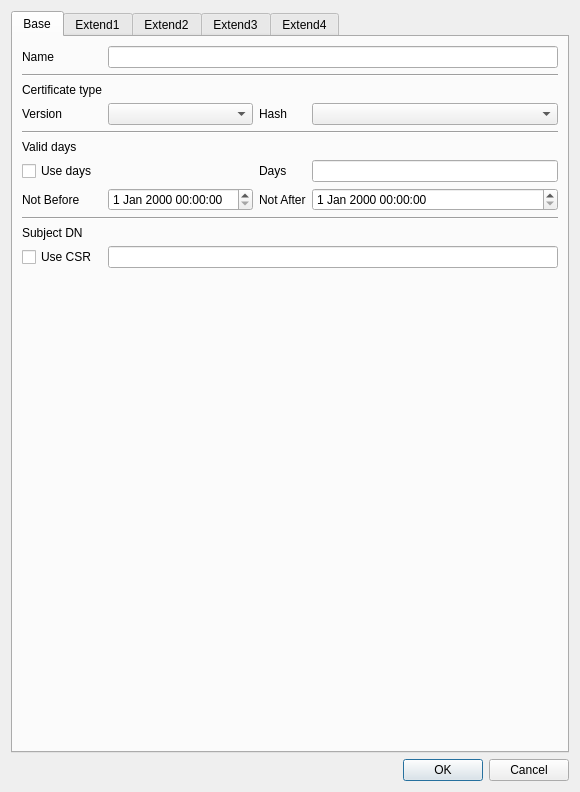
<?xml version="1.0" encoding="UTF-8"?>
<ui version="4.0">
 <class>MakeCertPolicyDlg</class>
 <widget class="QDialog" name="MakeCertPolicyDlg">
  <property name="geometry">
   <rect>
    <x>0</x>
    <y>0</y>
    <width>580</width>
    <height>792</height>
   </rect>
  </property>
  <property name="windowTitle">
   <string>Make certificate policy</string>
  </property>
  <layout class="QVBoxLayout" name="verticalLayout">
   <item>
    <spacer name="verticalSpacer_4">
     <property name="orientation">
      <enum>Qt::Vertical</enum>
     </property>
     <property name="sizeHint" stdset="0">
      <size>
       <width>20</width>
       <height>40</height>
      </size>
     </property>
    </spacer>
   </item>
   <item>
    <spacer name="verticalSpacer_5">
     <property name="orientation">
      <enum>Qt::Vertical</enum>
     </property>
     <property name="sizeHint" stdset="0">
      <size>
       <width>20</width>
       <height>40</height>
      </size>
     </property>
    </spacer>
   </item>
   <item>
    <widget class="QTabWidget" name="mCertTab">
     <property name="currentIndex">
      <number>0</number>
     </property>
     <widget class="QWidget" name="tab">
      <attribute name="title">
       <string>Base</string>
      </attribute>
      <layout class="QGridLayout" name="gridLayout">
       <item row="10" column="1" colspan="3">
        <widget class="QLineEdit" name="mSubjectDNText"/>
       </item>
       <item row="7" column="3">
        <widget class="QDateTimeEdit" name="mNotAfterDateTime"/>
       </item>
       <item row="3" column="1">
        <widget class="QComboBox" name="mVersionCombo"/>
       </item>
       <item row="2" column="0">
        <widget class="QLabel" name="label_2">
         <property name="text">
          <string>Certificate type</string>
         </property>
        </widget>
       </item>
       <item row="3" column="2">
        <widget class="QLabel" name="label_7">
         <property name="text">
          <string>Hash</string>
         </property>
        </widget>
       </item>
       <item row="9" column="0">
        <widget class="QLabel" name="label_6">
         <property name="text">
          <string>Subject DN</string>
         </property>
        </widget>
       </item>
       <item row="10" column="0">
        <widget class="QCheckBox" name="mUseCSRCheck">
         <property name="text">
          <string>Use CSR</string>
         </property>
        </widget>
       </item>
       <item row="1" column="0" colspan="4">
        <widget class="Line" name="line_3">
         <property name="orientation">
          <enum>Qt::Horizontal</enum>
         </property>
        </widget>
       </item>
       <item row="6" column="3">
        <widget class="QLineEdit" name="mDaysText"/>
       </item>
       <item row="3" column="0">
        <widget class="QLabel" name="label_3">
         <property name="text">
          <string>Version</string>
         </property>
        </widget>
       </item>
       <item row="7" column="2">
        <widget class="QLabel" name="label_9">
         <property name="text">
          <string>Not After</string>
         </property>
        </widget>
       </item>
       <item row="0" column="0">
        <widget class="QLabel" name="label">
         <property name="text">
          <string>Name</string>
         </property>
        </widget>
       </item>
       <item row="8" column="0" colspan="4">
        <widget class="Line" name="line_2">
         <property name="orientation">
          <enum>Qt::Horizontal</enum>
         </property>
        </widget>
       </item>
       <item row="7" column="1">
        <widget class="QDateTimeEdit" name="mNotBeforeDateTime"/>
       </item>
       <item row="6" column="0">
        <widget class="QCheckBox" name="mUseDaysCheck">
         <property name="text">
          <string>Use days</string>
         </property>
        </widget>
       </item>
       <item row="0" column="1" colspan="3">
        <widget class="QLineEdit" name="mNameText"/>
       </item>
       <item row="11" column="1">
        <spacer name="verticalSpacer">
         <property name="orientation">
          <enum>Qt::Vertical</enum>
         </property>
         <property name="sizeHint" stdset="0">
          <size>
           <width>20</width>
           <height>40</height>
          </size>
         </property>
        </spacer>
       </item>
       <item row="6" column="2">
        <widget class="QLabel" name="label_8">
         <property name="text">
          <string>Days</string>
         </property>
        </widget>
       </item>
       <item row="4" column="0" colspan="4">
        <widget class="Line" name="line">
         <property name="orientation">
          <enum>Qt::Horizontal</enum>
         </property>
        </widget>
       </item>
       <item row="5" column="0">
        <widget class="QLabel" name="label_4">
         <property name="text">
          <string>Valid days</string>
         </property>
        </widget>
       </item>
       <item row="3" column="3">
        <widget class="QComboBox" name="mHashCombo"/>
       </item>
       <item row="7" column="0">
        <widget class="QLabel" name="label_5">
         <property name="text">
          <string>Not Before</string>
         </property>
        </widget>
       </item>
      </layout>
     </widget>
     <widget class="QWidget" name="tab_2">
      <attribute name="title">
       <string>Extend1</string>
      </attribute>
      <layout class="QGridLayout" name="gridLayout_2">
       <item row="12" column="0" colspan="5">
        <widget class="Line" name="line_5">
         <property name="orientation">
          <enum>Qt::Horizontal</enum>
         </property>
        </widget>
       </item>
       <item row="16" column="0" colspan="2">
        <widget class="QLabel" name="label_16">
         <property name="text">
          <string>Authority Key Identifier</string>
         </property>
        </widget>
       </item>
       <item row="6" column="0">
        <widget class="QCheckBox" name="mPolicyUseCheck">
         <property name="text">
          <string>Use</string>
         </property>
        </widget>
       </item>
       <item row="17" column="2">
        <widget class="QCheckBox" name="mAKICertIssuerCheck">
         <property name="text">
          <string>Certificate Issuer</string>
         </property>
        </widget>
       </item>
       <item row="4" column="0" colspan="5">
        <widget class="Line" name="line_4">
         <property name="orientation">
          <enum>Qt::Horizontal</enum>
         </property>
        </widget>
       </item>
       <item row="8" column="1" colspan="4">
        <widget class="QLineEdit" name="mPolicyCPSText"/>
       </item>
       <item row="14" column="1">
        <widget class="QCheckBox" name="mSKICriticalCheck">
         <property name="text">
          <string>Critical</string>
         </property>
        </widget>
       </item>
       <item row="6" column="1">
        <widget class="QCheckBox" name="mPolicyCriticalCheck">
         <property name="text">
          <string>Critical</string>
         </property>
        </widget>
       </item>
       <item row="2" column="0" colspan="2">
        <widget class="QComboBox" name="mKeyUsageCombo"/>
       </item>
       <item row="3" column="4">
        <widget class="QPushButton" name="mKeyUsageClearBtn">
         <property name="text">
          <string>Clear</string>
         </property>
        </widget>
       </item>
       <item row="9" column="1" colspan="4">
        <widget class="QLineEdit" name="mPolicyUserNoticeText"/>
       </item>
       <item row="9" column="0">
        <widget class="QLabel" name="label_14">
         <property name="text">
          <string>User Notice</string>
         </property>
        </widget>
       </item>
       <item row="0" column="0" colspan="2">
        <widget class="QLabel" name="label_10">
         <property name="text">
          <string>Key usage</string>
         </property>
        </widget>
       </item>
       <item row="14" column="0">
        <widget class="QCheckBox" name="mSKIUseCheck">
         <property name="text">
          <string>Use</string>
         </property>
        </widget>
       </item>
       <item row="7" column="1" colspan="4">
        <widget class="QLineEdit" name="mPolicyOIDText"/>
       </item>
       <item row="11" column="4">
        <widget class="QPushButton" name="mPolicyClearBtn">
         <property name="text">
          <string>Clear</string>
         </property>
        </widget>
       </item>
       <item row="5" column="0" colspan="2">
        <widget class="QLabel" name="label_11">
         <property name="text">
          <string>Policy</string>
         </property>
        </widget>
       </item>
       <item row="1" column="3" rowspan="2" colspan="2">
        <widget class="QListWidget" name="mKeyUsageList"/>
       </item>
       <item row="1" column="0">
        <widget class="QCheckBox" name="mKeyUsageUseCheck">
         <property name="text">
          <string>Use</string>
         </property>
        </widget>
       </item>
       <item row="17" column="1">
        <widget class="QCheckBox" name="mAKICriticalCheck">
         <property name="text">
          <string>Critical</string>
         </property>
        </widget>
       </item>
       <item row="17" column="3">
        <widget class="QCheckBox" name="mAKICertSerialCheck">
         <property name="text">
          <string>Ceritificate serial</string>
         </property>
        </widget>
       </item>
       <item row="6" column="4">
        <widget class="QPushButton" name="mPolicyAddBtn">
         <property name="text">
          <string>Add</string>
         </property>
        </widget>
       </item>
       <item row="1" column="1">
        <widget class="QCheckBox" name="mKeyUsageCriticalCheck">
         <property name="text">
          <string>Critical</string>
         </property>
        </widget>
       </item>
       <item row="2" column="2">
        <widget class="QPushButton" name="mKeyUsageAddBtn">
         <property name="text">
          <string>Add</string>
         </property>
        </widget>
       </item>
       <item row="13" column="0" colspan="2">
        <widget class="QLabel" name="label_15">
         <property name="text">
          <string>Subject Key Identifier</string>
         </property>
        </widget>
       </item>
       <item row="8" column="0">
        <widget class="QLabel" name="label_13">
         <property name="text">
          <string>CPS</string>
         </property>
        </widget>
       </item>
       <item row="17" column="0">
        <widget class="QCheckBox" name="mAKIUseCheck">
         <property name="text">
          <string>Use</string>
         </property>
        </widget>
       </item>
       <item row="7" column="0">
        <widget class="QLabel" name="label_12">
         <property name="text">
          <string>Policy OID</string>
         </property>
        </widget>
       </item>
       <item row="15" column="0" colspan="5">
        <widget class="Line" name="line_6">
         <property name="orientation">
          <enum>Qt::Horizontal</enum>
         </property>
        </widget>
       </item>
       <item row="10" column="0" colspan="5">
        <widget class="QTableWidget" name="mPolicyTable"/>
       </item>
      </layout>
     </widget>
     <widget class="QWidget" name="tab_3">
      <attribute name="title">
       <string>Extend2</string>
      </attribute>
      <layout class="QGridLayout" name="gridLayout_3">
       <item row="9" column="0" colspan="5">
        <widget class="QTableWidget" name="mCRLDPTable"/>
       </item>
       <item row="3" column="4">
        <widget class="QPushButton" name="mEKUClearBtn">
         <property name="text">
          <string>Clear</string>
         </property>
        </widget>
       </item>
       <item row="17" column="4">
        <widget class="QPushButton" name="mAIAClearBtn">
         <property name="text">
          <string>Clear</string>
         </property>
        </widget>
       </item>
       <item row="5" column="0" colspan="5">
        <widget class="Line" name="line_7">
         <property name="orientation">
          <enum>Qt::Horizontal</enum>
         </property>
        </widget>
       </item>
       <item row="2" column="2">
        <widget class="QPushButton" name="mEKUAddBtn">
         <property name="text">
          <string>Add</string>
         </property>
        </widget>
       </item>
       <item row="16" column="0" colspan="5">
        <widget class="QTableWidget" name="mAIATable"/>
       </item>
       <item row="7" column="0">
        <widget class="QCheckBox" name="mCRLDPUseCheck">
         <property name="text">
          <string>Use</string>
         </property>
        </widget>
       </item>
       <item row="1" column="0">
        <widget class="QCheckBox" name="mEKUUseCheck">
         <property name="text">
          <string>Use</string>
         </property>
        </widget>
       </item>
       <item row="7" column="2">
        <widget class="QComboBox" name="mCRLDPCombo"/>
       </item>
       <item row="13" column="1">
        <widget class="QCheckBox" name="mAIACriticalCheck">
         <property name="text">
          <string>Critical</string>
         </property>
        </widget>
       </item>
       <item row="7" column="1">
        <widget class="QCheckBox" name="mCRLDPCriticalCheck">
         <property name="text">
          <string>Critical</string>
         </property>
        </widget>
       </item>
       <item row="7" column="4">
        <widget class="QPushButton" name="mCRLDPAddBtn">
         <property name="text">
          <string>Add</string>
         </property>
        </widget>
       </item>
       <item row="8" column="0" colspan="5">
        <widget class="QLineEdit" name="mCRLDPText"/>
       </item>
       <item row="13" column="3">
        <widget class="QComboBox" name="mAIATypeCombo"/>
       </item>
       <item row="1" column="3" rowspan="2" colspan="2">
        <widget class="QListWidget" name="mEKUList"/>
       </item>
       <item row="12" column="0" colspan="2">
        <widget class="QLabel" name="label_19">
         <property name="text">
          <string>Authority Info Access</string>
         </property>
        </widget>
       </item>
       <item row="0" column="0" colspan="2">
        <widget class="QLabel" name="label_17">
         <property name="text">
          <string>Extended Key Usage</string>
         </property>
        </widget>
       </item>
       <item row="6" column="0" colspan="2">
        <widget class="QLabel" name="label_18">
         <property name="text">
          <string>CRLDP</string>
         </property>
        </widget>
       </item>
       <item row="13" column="4">
        <widget class="QPushButton" name="mAIAAddBtn">
         <property name="text">
          <string>Add</string>
         </property>
        </widget>
       </item>
       <item row="1" column="1">
        <widget class="QCheckBox" name="mEKUCriticalCheck">
         <property name="text">
          <string>Critical</string>
         </property>
        </widget>
       </item>
       <item row="2" column="0" colspan="2">
        <widget class="QComboBox" name="mEKUCombo"/>
       </item>
       <item row="15" column="0" colspan="5">
        <widget class="QLineEdit" name="mAIAText"/>
       </item>
       <item row="13" column="0">
        <widget class="QCheckBox" name="mAIAUseCheck">
         <property name="text">
          <string>Use</string>
         </property>
        </widget>
       </item>
       <item row="10" column="4">
        <widget class="QPushButton" name="mCRLDPClearBtn">
         <property name="text">
          <string>Clear</string>
         </property>
        </widget>
       </item>
       <item row="13" column="2">
        <widget class="QComboBox" name="mAIATargetCombo"/>
       </item>
       <item row="11" column="0" colspan="5">
        <widget class="Line" name="line_8">
         <property name="orientation">
          <enum>Qt::Horizontal</enum>
         </property>
        </widget>
       </item>
      </layout>
     </widget>
     <widget class="QWidget" name="tab_4">
      <attribute name="title">
       <string>Extend3</string>
      </attribute>
      <layout class="QGridLayout" name="gridLayout_4">
       <item row="1" column="4">
        <widget class="QLineEdit" name="mBCPathLenText"/>
       </item>
       <item row="4" column="5">
        <widget class="QLineEdit" name="mPCInhibitText"/>
       </item>
       <item row="1" column="0">
        <widget class="QCheckBox" name="mBCUseCheck">
         <property name="text">
          <string>Use</string>
         </property>
        </widget>
       </item>
       <item row="2" column="0" colspan="6">
        <widget class="Line" name="line_9">
         <property name="orientation">
          <enum>Qt::Horizontal</enum>
         </property>
        </widget>
       </item>
       <item row="15" column="0" colspan="6">
        <widget class="QTableWidget" name="mIANTable"/>
       </item>
       <item row="9" column="0" colspan="6">
        <widget class="QTableWidget" name="mSANTable"/>
       </item>
       <item row="7" column="2">
        <widget class="QComboBox" name="mSANCombo"/>
       </item>
       <item row="7" column="5">
        <widget class="QPushButton" name="mSANAddBtn">
         <property name="text">
          <string>Add</string>
         </property>
        </widget>
       </item>
       <item row="5" column="0" colspan="6">
        <widget class="Line" name="line_10">
         <property name="orientation">
          <enum>Qt::Horizontal</enum>
         </property>
        </widget>
       </item>
       <item row="1" column="2">
        <widget class="QComboBox" name="mBCCombo"/>
       </item>
       <item row="8" column="0" colspan="6">
        <widget class="QLineEdit" name="mSANText"/>
       </item>
       <item row="12" column="0" colspan="2">
        <widget class="QLabel" name="label_23">
         <property name="text">
          <string>Issuer Alternative Name</string>
         </property>
        </widget>
       </item>
       <item row="16" column="5">
        <widget class="QPushButton" name="mIANClearBtn">
         <property name="text">
          <string>Clear</string>
         </property>
        </widget>
       </item>
       <item row="13" column="0">
        <widget class="QCheckBox" name="mIANUseCheck">
         <property name="text">
          <string>Use</string>
         </property>
        </widget>
       </item>
       <item row="3" column="0" colspan="2">
        <widget class="QLabel" name="label_21">
         <property name="text">
          <string>Policy Constraints</string>
         </property>
        </widget>
       </item>
       <item row="4" column="1">
        <widget class="QCheckBox" name="mPCCriticalCheck">
         <property name="text">
          <string>Critical</string>
         </property>
        </widget>
       </item>
       <item row="13" column="2">
        <widget class="QComboBox" name="mIANCombo"/>
       </item>
       <item row="7" column="0">
        <widget class="QCheckBox" name="mSANUseCheck">
         <property name="text">
          <string>Use</string>
         </property>
        </widget>
       </item>
       <item row="4" column="4">
        <widget class="QLabel" name="label_26">
         <property name="text">
          <string>Inhibit</string>
         </property>
        </widget>
       </item>
       <item row="13" column="5">
        <widget class="QPushButton" name="mIANAddBtn">
         <property name="text">
          <string>Add</string>
         </property>
        </widget>
       </item>
       <item row="14" column="0" colspan="6">
        <widget class="QLineEdit" name="mIANText"/>
       </item>
       <item row="13" column="1">
        <widget class="QCheckBox" name="mIANCriticalCheck">
         <property name="text">
          <string>Critical</string>
         </property>
        </widget>
       </item>
       <item row="6" column="0" colspan="2">
        <widget class="QLabel" name="label_22">
         <property name="text">
          <string>Subject Alternative Name</string>
         </property>
        </widget>
       </item>
       <item row="7" column="1">
        <widget class="QCheckBox" name="mSANCriticalCheck">
         <property name="text">
          <string>Critical</string>
         </property>
        </widget>
       </item>
       <item row="1" column="3">
        <widget class="QLabel" name="label_24">
         <property name="text">
          <string>Path Len</string>
         </property>
        </widget>
       </item>
       <item row="10" column="5">
        <widget class="QPushButton" name="mSANClearBtn">
         <property name="text">
          <string>Clear</string>
         </property>
        </widget>
       </item>
       <item row="4" column="3">
        <widget class="QLineEdit" name="mPCExplicitText"/>
       </item>
       <item row="1" column="1">
        <widget class="QCheckBox" name="mBCCriticalCheck">
         <property name="text">
          <string>Critical</string>
         </property>
        </widget>
       </item>
       <item row="0" column="0" colspan="2">
        <widget class="QLabel" name="label_20">
         <property name="text">
          <string>Basic Constraints</string>
         </property>
        </widget>
       </item>
       <item row="4" column="2">
        <widget class="QLabel" name="label_25">
         <property name="text">
          <string>Explicit</string>
         </property>
        </widget>
       </item>
       <item row="4" column="0">
        <widget class="QCheckBox" name="mPCUseCheck">
         <property name="text">
          <string>Use</string>
         </property>
        </widget>
       </item>
       <item row="11" column="0" colspan="6">
        <widget class="Line" name="line_11">
         <property name="orientation">
          <enum>Qt::Horizontal</enum>
         </property>
        </widget>
       </item>
      </layout>
     </widget>
     <widget class="QWidget" name="tab_5">
      <attribute name="title">
       <string>Extend4</string>
      </attribute>
      <layout class="QGridLayout" name="gridLayout_5">
       <item row="8" column="2">
        <widget class="QComboBox" name="mNCTypeCombo"/>
       </item>
       <item row="0" column="0" colspan="2">
        <widget class="QLabel" name="label_27">
         <property name="text">
          <string>Policy Mappings</string>
         </property>
        </widget>
       </item>
       <item row="12" column="4">
        <widget class="QPushButton" name="mNCClearBtn">
         <property name="text">
          <string>Clear</string>
         </property>
        </widget>
       </item>
       <item row="4" column="0" colspan="5">
        <widget class="QTableWidget" name="mPMTable"/>
       </item>
       <item row="10" column="3">
        <widget class="QLabel" name="label_33">
         <property name="text">
          <string>Max</string>
         </property>
        </widget>
       </item>
       <item row="2" column="0" colspan="2">
        <widget class="QLabel" name="label_28">
         <property name="text">
          <string>issuerDomainPolicy</string>
         </property>
        </widget>
       </item>
       <item row="1" column="0">
        <widget class="QCheckBox" name="mPMUseCheck">
         <property name="text">
          <string>Use</string>
         </property>
        </widget>
       </item>
       <item row="5" column="4">
        <widget class="QPushButton" name="mPMClearBtn">
         <property name="text">
          <string>Clear</string>
         </property>
        </widget>
       </item>
       <item row="10" column="2">
        <widget class="QLineEdit" name="mNCMinText"/>
       </item>
       <item row="7" column="0" colspan="2">
        <widget class="QLabel" name="label_30">
         <property name="text">
          <string>Name Constraints</string>
         </property>
        </widget>
       </item>
       <item row="10" column="1">
        <widget class="QLabel" name="label_32">
         <property name="text">
          <string>Min</string>
         </property>
        </widget>
       </item>
       <item row="11" column="0" colspan="5">
        <widget class="QTableWidget" name="mNCTable"/>
       </item>
       <item row="9" column="2" colspan="3">
        <widget class="QLineEdit" name="mNCSubText"/>
       </item>
       <item row="3" column="0" colspan="2">
        <widget class="QLabel" name="label_29">
         <property name="text">
          <string>subjectDomainPolicy</string>
         </property>
        </widget>
       </item>
       <item row="1" column="1">
        <widget class="QCheckBox" name="mPMCriticalCheck">
         <property name="text">
          <string>Critical</string>
         </property>
        </widget>
       </item>
       <item row="10" column="4">
        <widget class="QLineEdit" name="mNCMaxText"/>
       </item>
       <item row="2" column="2" colspan="3">
        <widget class="QLineEdit" name="mPMIssuerDomainPolicyText"/>
       </item>
       <item row="10" column="0">
        <widget class="QLabel" name="label_31">
         <property name="text">
          <string>Basic Distance</string>
         </property>
        </widget>
       </item>
       <item row="8" column="1">
        <widget class="QCheckBox" name="mNCCriticalCheck">
         <property name="text">
          <string>Critical</string>
         </property>
        </widget>
       </item>
       <item row="9" column="0" colspan="2">
        <widget class="QComboBox" name="mNCSubCombo"/>
       </item>
       <item row="8" column="4">
        <widget class="QPushButton" name="mNCAddBtn">
         <property name="text">
          <string>Add</string>
         </property>
        </widget>
       </item>
       <item row="8" column="0">
        <widget class="QCheckBox" name="mNCUseCheck">
         <property name="text">
          <string>Use</string>
         </property>
        </widget>
       </item>
       <item row="1" column="4">
        <widget class="QPushButton" name="mPMAddBtn">
         <property name="text">
          <string>Add</string>
         </property>
        </widget>
       </item>
       <item row="3" column="2" colspan="3">
        <widget class="QLineEdit" name="mPMSubjectDomainPolicyText"/>
       </item>
       <item row="6" column="0" colspan="5">
        <widget class="Line" name="line_12">
         <property name="orientation">
          <enum>Qt::Horizontal</enum>
         </property>
        </widget>
       </item>
      </layout>
     </widget>
    </widget>
   </item>
   <item>
    <spacer name="verticalSpacer_3">
     <property name="orientation">
      <enum>Qt::Vertical</enum>
     </property>
     <property name="sizeHint" stdset="0">
      <size>
       <width>20</width>
       <height>40</height>
      </size>
     </property>
    </spacer>
   </item>
   <item>
    <spacer name="verticalSpacer_6">
     <property name="orientation">
      <enum>Qt::Vertical</enum>
     </property>
     <property name="sizeHint" stdset="0">
      <size>
       <width>20</width>
       <height>40</height>
      </size>
     </property>
    </spacer>
   </item>
   <item>
    <spacer name="verticalSpacer_2">
     <property name="orientation">
      <enum>Qt::Vertical</enum>
     </property>
     <property name="sizeHint" stdset="0">
      <size>
       <width>20</width>
       <height>40</height>
      </size>
     </property>
    </spacer>
   </item>
   <item>
    <widget class="QDialogButtonBox" name="buttonBox">
     <property name="orientation">
      <enum>Qt::Horizontal</enum>
     </property>
     <property name="standardButtons">
      <set>QDialogButtonBox::Cancel|QDialogButtonBox::Ok</set>
     </property>
    </widget>
   </item>
  </layout>
 </widget>
 <resources/>
 <connections>
  <connection>
   <sender>buttonBox</sender>
   <signal>accepted()</signal>
   <receiver>MakeCertPolicyDlg</receiver>
   <slot>accept()</slot>
   <hints>
    <hint type="sourcelabel">
     <x>248</x>
     <y>254</y>
    </hint>
    <hint type="destinationlabel">
     <x>157</x>
     <y>274</y>
    </hint>
   </hints>
  </connection>
  <connection>
   <sender>buttonBox</sender>
   <signal>rejected()</signal>
   <receiver>MakeCertPolicyDlg</receiver>
   <slot>reject()</slot>
   <hints>
    <hint type="sourcelabel">
     <x>316</x>
     <y>260</y>
    </hint>
    <hint type="destinationlabel">
     <x>286</x>
     <y>274</y>
    </hint>
   </hints>
  </connection>
 </connections>
</ui>
